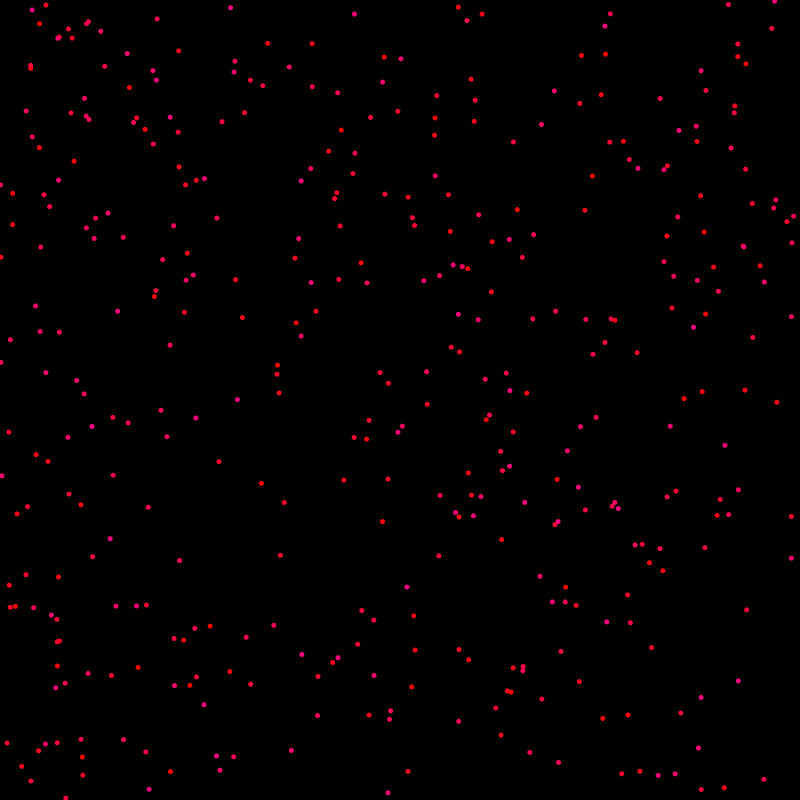
Frame 1 (no input)
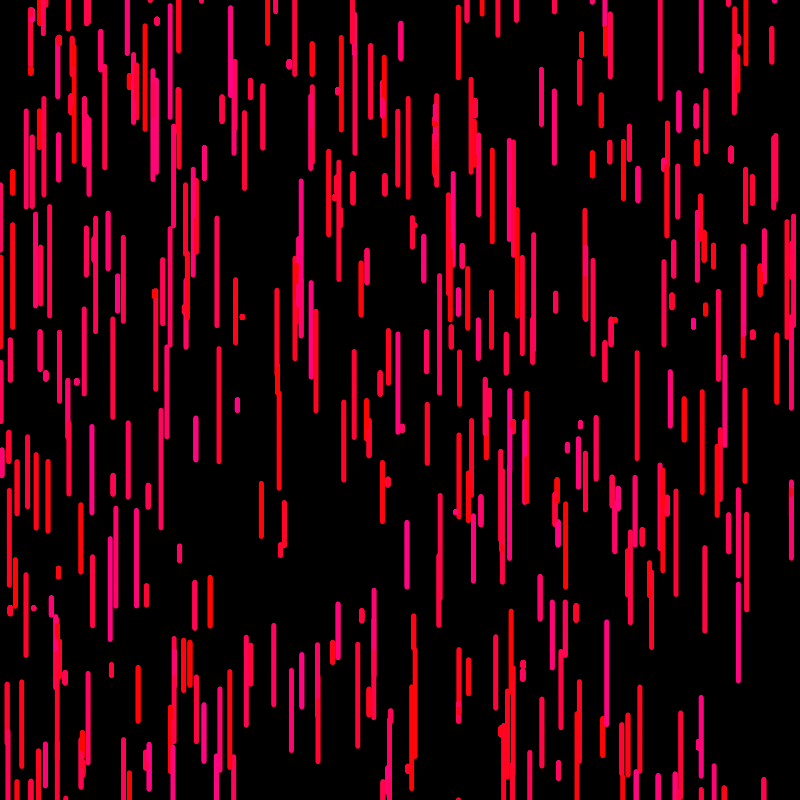
Frame 60 (the mouse pressed at the canvas centre just before this capture)
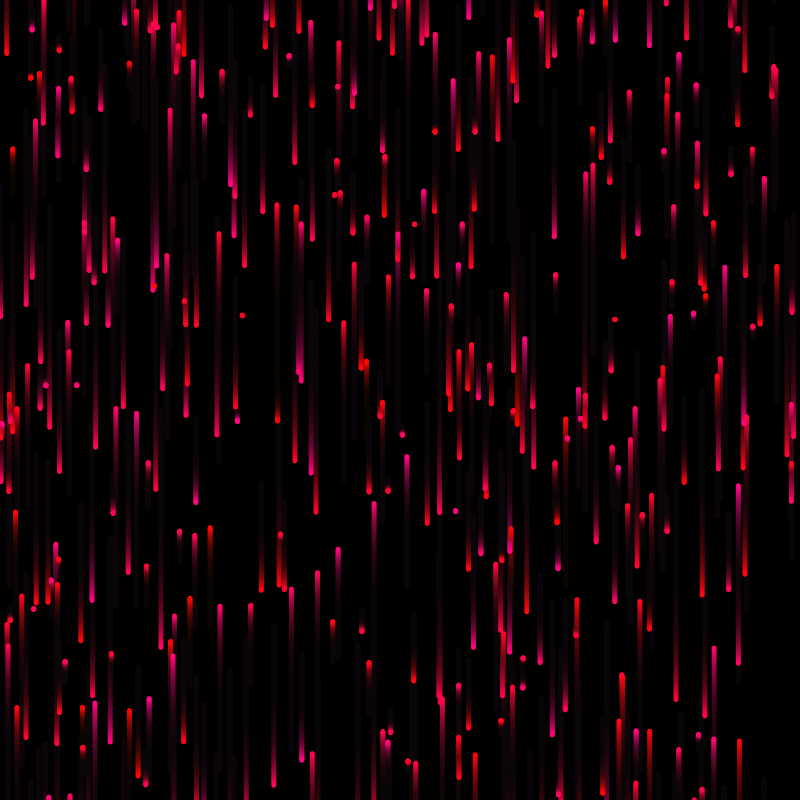
Frame 120 (the mouse held since frame 60 and released just before this capture)

The Processing sketch that drew these frames (run headless with seeded random() and noise(); from frame 60 on, the mouse is pressed at the canvas centre):

// Processing sketch: LSI_080_RainVar
// ── LSI_080_RainVar.pde
int nr=400;

float[] posX = new float[nr];
float[] posY = new float[nr];
float[] velY = new float[nr];
float[] velX = new float[nr];


void setup(){
  size(800,800);
  
   for(int i=0;i<nr;i++){
   posX[i]=random(width);
   posY[i]=random(width);
   velY[i]=random(-2,2);
  
   }  
   background(0);
}

void draw(){
 // background(0);
 noStroke();
 fill(0,mouseX/30);
 rect(0,0,width,height);
  
  fill(255);
  for(int i=0;i<nr;i++){
    posY[i]=posY[i]+velY[i];
   fill(255,5,i/3);
   ellipse(posX[i],posY[i],5,5);
  
  //
  if(posY[i]>height+5){
    posY[i]=-5;
    posX[i]=random(width);
  }
  if(posY[i]<-5){
    posY[i]=height+5;
    posX[i]=random(width);
  }
  }
  
   

  
}
